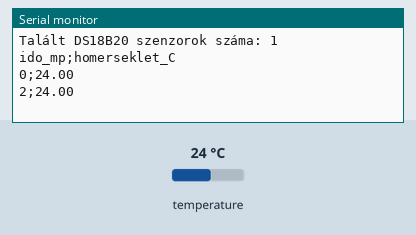
Recording of a sketch running on a simulated Arduino Uno, built with avr-gcc and run on an emulated ATmega328P. Parts: the last lines printed to the serial monitor. The inputs (shaded band) are chosen by the test bench; at power-on: temperature 24 °C.

Above: at 3.3 s.
3.4 s: temperature set to 12 °C
At 5.5 s:
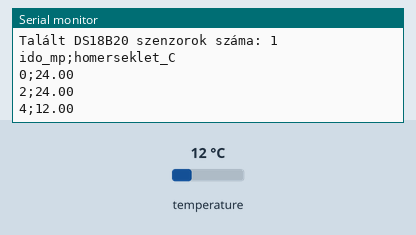
5.9 s: temperature set to 19 °C
At 7.1 s:
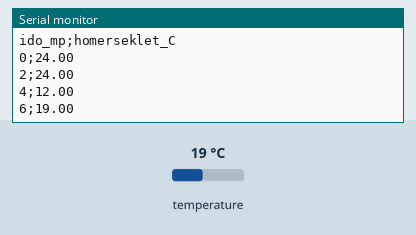
Timing chart, 0 to 8.9 s (numbered marks = the images above; inputs shaded):
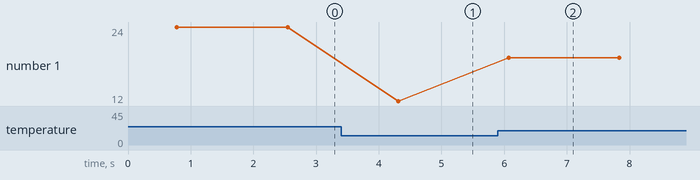

Measured:
- after the input at 3.4 s, the serial monitor: prints a new line after 0.91 s (image 1)
- after the input at 5.9 s, the serial monitor: prints a new line after 0.17 s (image 2)
- plotted number 1: 24 → 12 after the input at 3.4 s, 12 → 19 after the input at 5.9 s

The sketch:

02_ds18b20_vizhomero.ino
```cpp
// =====================================================================
//  TESZT 02 – Vízhőmérő (DS18B20)
//  Lapok: UNO R4 WiFi, Nano 33 IoT, Nano RP2040 Connect
//
//  Bekötés:  piros  → a lap tápfeszültsége:
//                       UNO R4 WiFi: 5V    Nano lapok: 3V3 (NEM 5V!)
//            fekete → GND
//            sárga  → D4, ÉS egy 4,7 kΩ ellenállás a D4 és a piros vezeték között
//  ⚠️ A Nano lapok 3,3 V-osak: ott a szenzort és a 4,7 kΩ-ot is 3V3-ra kösd,
//     különben az 5 V-os jel tönkreteheti a lapot.
//
//  Szükséges könyvtárak: OneWire, DallasTemperature
//
//  Kísérlet diákoknak:
//   - Mérd meg a csapvíz, a jeges víz és a langyos víz hőmérsékletét!
//   - Mennyi idő alatt áll be az érték, ha áttesszük egyik pohárból a másikba?
//     (Ez a szenzor "időállandója".) Rajzolj grafikont az értékekből!
// =====================================================================
#include <OneWire.h>
#include <DallasTemperature.h>

const int PIN_ONEWIRE = 4;

OneWire oneWire(PIN_ONEWIRE);
DallasTemperature szenzor(&oneWire);

void setup() {
  Serial.begin(115200);
  while (!Serial && millis() < 2000) {}
  szenzor.begin();
  szenzor.setResolution(12);
  Serial.print("Talált DS18B20 szenzorok száma: ");
  Serial.println(szenzor.getDeviceCount());
  Serial.println("ido_mp;homerseklet_C");   // fejléc – táblázatkezelőbe másolható
}

void loop() {
  szenzor.requestTemperatures();
  float t = szenzor.getTempCByIndex(0);

  Serial.print(millis() / 1000);
  Serial.print(';');
  if (t == DEVICE_DISCONNECTED_C) {
    Serial.println("HIBA – nincs szenzor (bekötés? felhúzó ellenállás?)");
  } else {
    Serial.println(t, 2);
  }
  delay(1000);
}
```
